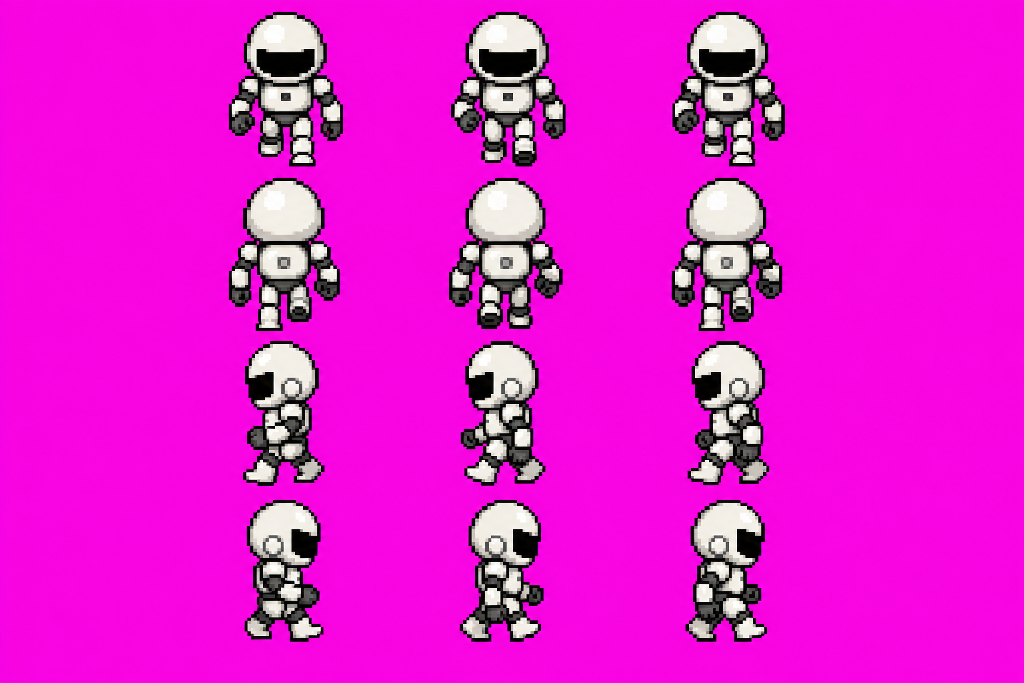
#> input picture the-atrium-src/src/art/snes-locks/tessera-walk.png, 1024 x 683 px, found by its file name
$ python cook-walk-sheets.py
#> lines starting #> are read from the running program, lines starting #| are printed output that depends on the picture
#!/usr/bin/env python3
"""Cook Eric's 4x4 CRT walk sheets to 1x game size.

Magenta #FF00FF (and the nearby gen-magenta) only — never flood-key the
dark trench. BOX downsample to ~56px height, feet on the cell floor.
"""
from pathlib import Path

import numpy as np
from PIL import Image

ROOT = Path(__file__).resolve().parents[1]
SPR = ROOT / "src/art/sprites"
HI = Path("/opt/cursor/artifacts/assets")
MAG = (255, 0, 255, 255)
TARGET_H = 56
DIRS = ("down", "left", "right", "up")

SHEETS = {
    "base": "crt-base-walk.png",
    "armor": "crt-armor-walk.png",
    "weapon": "crt-weapon-walk.png",
    "full": "crt-full-walk.png",
}
STILLS = {
    "armor": "crt-armor-snes.png",
    "weapon": "crt-weapon-snes.png",
    "full": "crt-upgraded-snes.png",
}


def key_magenta_only(im: Image.Image) -> Image.Image:
    arr = np.array(im.convert("RGBA"))
    r = arr[:, :, 0].astype(np.int32)
    g = arr[:, :, 1].astype(np.int32)
    b = arr[:, :, 2].astype(np.int32)
    a = arr[:, :, 3]
    dist2 = (r - 255) ** 2 + (g - 0) ** 2 + (b - 255) ** 2
    score = r + b - 2 * g
    keyed = (
        (a < 8)
        | ((r > 190) & (g < 90) & (b > 190))
        | (dist2 < 170 * 170)
        | ((g < 55) & (r >= 70) & (b >= 50) & (score > 90))
        | ((r >= 140) & (b >= 100) & (g < 80) & (score > 160))
    )
    out = arr.copy()
    out[keyed] = (0, 0, 0, 0)
    return Image.fromarray(out, "RGBA")


def content_bbox(im: Image.Image, pad=1):
    arr = np.array(im)
    ys, xs = np.where(arr[:, :, 3] > 20)
    if len(xs) == 0:
        return (0, 0, im.size[0], im.size[1])
    x0 = max(0, int(xs.min()) - pad)
    y0 = max(0, int(ys.min()) - pad)
    x1 = min(im.size[0], int(xs.max()) + 1 + pad)
    y1 = min(im.size[1], int(ys.max()) + 1 + pad)
    return (x0, y0, x1, y1)


def pixelize(im: Image.Image, target_h=TARGET_H) -> Image.Image:
    keyed = key_magenta_only(im)
    box = content_bbox(keyed)
    crop = keyed.crop(box)
    if crop.size[1] <= 0:
        return crop
    tw = max(12, int(round(crop.size[0] * (target_h / crop.size[1]))))
    small = crop.resize((tw, target_h), Image.Resampling.BOX)
    return key_magenta_only(small)


def slice_sheet(src: Path):
    im = Image.open(src).convert("RGB")
    w, h = im.size
    fw, fh = w // 4, h // 4
    frames = {d: [] for d in DIRS}
    for r, d in enumerate(DIRS):
        for c in range(4):
            cell = im.crop((c * fw, r * fh, (c + 1) * fw, (r + 1) * fh))
            frames[d].append(pixelize(cell))
    return frames


def pack(frames, cell_w, cell_h=TARGET_H):
    sheet = Image.new("RGBA", (cell_w * 4, cell_h * 4), MAG)
    packed = {d: [] for d in DIRS}
    for r, d in enumerate(DIRS):
        for c, fr in enumerate(frames[d]):
            cell = Image.new("RGBA", (cell_w, cell_h), MAG)
            x = (cell_w - fr.size[0]) // 2
            y = cell_h - fr.size[1]
            cell.paste(fr, (x, y), fr)
            # restore exact magenta behind any leftover fringe
            arr = np.array(cell)
            mag = (arr[:, :, 3] < 8)
            arr[mag] = MAG
            cell = Image.fromarray(arr, "RGBA")
            sheet.paste(cell, (c * cell_w, r * cell_h))
            packed[d].append(cell)
    return sheet, packed


def face_hint(cell: Image.Image):
    """Crude: which side holds more non-magenta in the head band."""
    arr = np.array(cell)
    h, w = arr.shape[:2]
    band = arr[2 : max(3, h // 3), :, :]
    solid = band[:, :, 3] > 20
    left = int(solid[:, : w // 2].sum())
    right = int(solid[:, w // 2 :].sum())
    return left, right


def cook_named(src_name, out_name, target_h, min_w=36):
    src = HI / src_name
    if not src.exists():
        src = SPR / src_name
    print("cook", out_name, "from", src, "h", target_h)
    frames = slice_sheet(src)
    # re-pixelize if target differs from module default
    if target_h != TARGET_H:
        im = Image.open(src).convert("RGB")
        w, h = im.size
        fw, fh = w // 4, h // 4
        frames = {d: [] for d in DIRS}
        for r, d in enumerate(DIRS):
            for c in range(4):
                cell = im.crop((c * fw, r * fh, (c + 1) * fw, (r + 1) * fh))
                frames[d].append(pixelize(cell, target_h))
    max_w = max(fr.size[0] for d in DIRS for fr in frames[d])
    cell_w = max(min_w, max_w + 2)
    # Generated Tessera sheet was DOWN, RIGHT, LEFT, UP — store visual L/R.
    if "tessera" in out_name and frames["left"] and frames["right"]:
        frames["left"], frames["right"] = frames["right"], frames["left"]
    sheet, packed = pack(frames, cell_w, target_h)
    out = SPR / out_name
    sheet.save(out)
    print(" wrote", out, sheet.size, "cell", cell_w, target_h)
    for d in ("left", "right"):
        lo, hi = face_hint(packed[d][0])
        print(f"  {d} idle mass L/R {lo}/{hi}")
    return packed


def main():
    SPR.mkdir(parents=True, exist_ok=True)
    cook_named("tessera-walk.png", "tessera-walk.png", 52, min_w=36)
#> in slice_sheet, im is the input picture: PIL image 1024x683 RGB; mean R, G, B 229.4, 25.9, 209.9
#> the loop in slice_sheet, `for r, d in enumerate(DIRS):` made 4 passes
#> pass 1, in pixelize, `keyed = key_magenta_only(im)`:
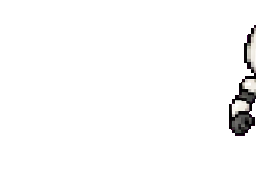
#> keyed: PIL image 256x170 RGBA; mean R, G, B, A 3.9, 3.7, 3.7, 9.5; transparent parts drawn white
#> pass 1, in key_magenta_only (call 3), `r = arr[:, :, 0].astype(np.int32)`:
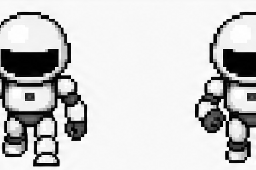
#> r: shape (170, 256) int32; min 0, max 255, mean 204.8
#> after the loop in slice_sheet, `for r, d in enumerate(DIRS):`:
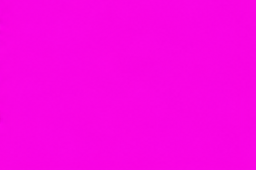
#> cell: PIL image 256x170 RGB; mean R, G, B 248.4, 4.7, 226.5
#> in cook_named, `frames = slice_sheet(src)`: frames = 4 items
#> the loop in cook_named, `for r, d in enumerate(DIRS):` made 4 passes
#> pass 1, in key_magenta_only (call 35), `b = arr[:, :, 2].astype(np.int32)`:
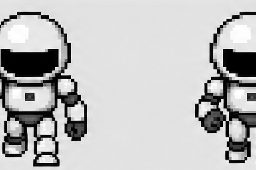
#> b: shape (170, 256) int32; min 0, max 255, mean 188.5
#> pass 1, in key_magenta_only (call 35), `dist2 = (r - 255) ** 2 + (g - 0) ** 2 + (b - 255) ** 2`:
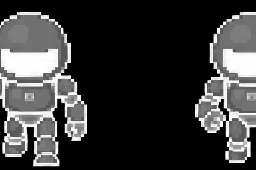
#> dist2: shape (170, 256) int32; min 50, max 130131, mean 30132.7; drawn with min black and max white
#> in cook_named, `max_w = max(fr.size[0] for d in DIRS for fr in frames[d])`: max_w = 100
#> in cook_named, `cell_w = max(min_w, max_w + 2)`: cell_w = 102
#> after the loop in pack, `for r, d in enumerate(DIRS):`: fr: PIL image 78x52 RGBA; every value is 0
#> after the loop in pack, `for r, d in enumerate(DIRS):`:
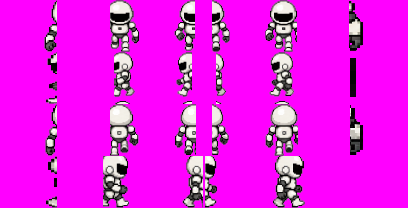
#> sheet: PIL image 408x208 RGBA; mean R, G, B, A 233, 22.6, 231.8, 253.7; transparent parts drawn white
#> in cook_named, `sheet, packed = pack(frames, cell_w, target_h)`: packed = 4 items
#|  wrote the-atrium-src/src/art/sprites/tessera-walk.png (408, 208) cell 102 52
#> the loop in cook_named, `for d in ("left", "right"):` made 2 passes
#> (left in face_hint, right in face_hint, lo, hi) on passes 1 to 2: (765, 765, 765, 765), (765, 765, 765, 765)
#|   left idle mass L/R 765/765
#|   right idle mass L/R 765/765
#> pass 2, in face_hint (call 2), `arr = np.array(cell)`:
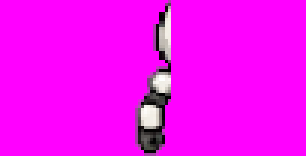
#> arr: shape (52, 102, 4) (shown 3 times larger); mean R, G, B, A 246.2, 6.5, 245.9, 254.3; transparent parts drawn white


if __name__ == "__main__":
    main()

$ run again, with the-atrium-src/src/art/snes-locks/tessera-idle.png copied over the-atrium-src/src/art/snes-locks/tessera-walk.png
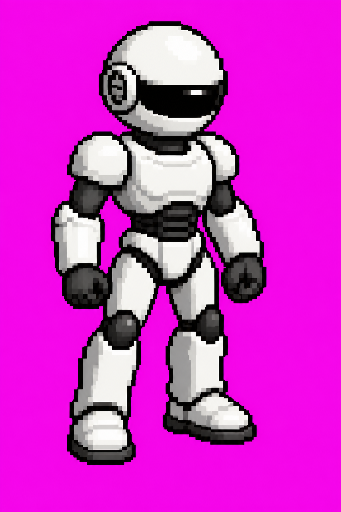
#> input picture the-atrium-src/src/art/snes-locks/tessera-idle.png, 341 x 512 px, found by its file name
#> in slice_sheet, im is the input picture: PIL image 341x512 RGB; mean R, G, B 206.5, 48.4, 197.8
#> the loop in slice_sheet, `for r, d in enumerate(DIRS):` made 4 passes
#> frames = 4 items
#> the loop in cook_named, `for r, d in enumerate(DIRS):` made 4 passes
#> max_w = 71
#> cell_w = 73
#> packed = 4 items
#|  wrote the-atrium-src/src/art/sprites/tessera-walk.png (292, 208) cell 73 52
#> the loop in cook_named, `for d in ("left", "right"):` made 2 passes
#> (left in face_hint, right in face_hint, lo, hi) on passes 1 to 2: (540, 555, 540, 555), (540, 555, 540, 555)
#> (printed output is left out)
#> pass 2, in face_hint (call 2), `arr = np.array(cell)`:
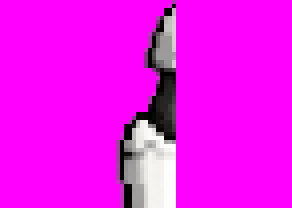
#> arr: shape (52, 73, 4) (shown 4 times larger); mean R, G, B, A 239.9, 16.6, 239.5, 254.3; transparent parts drawn white
